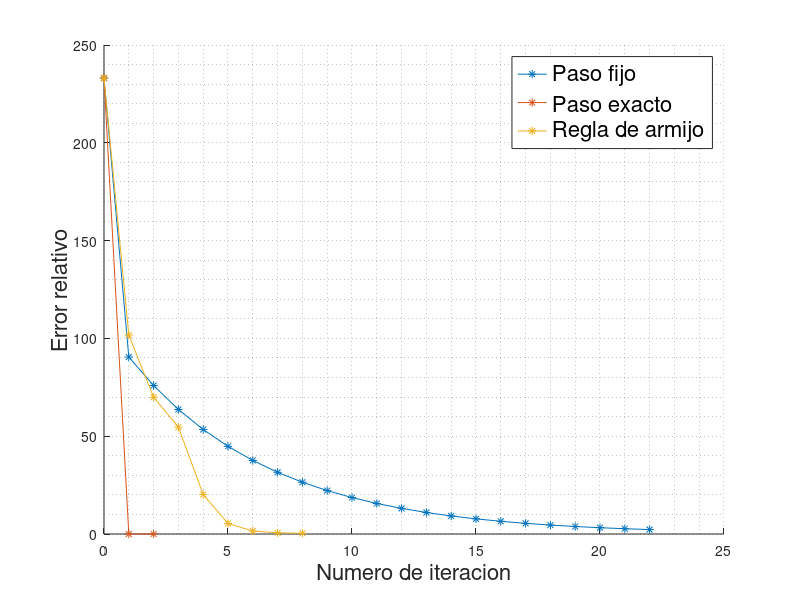
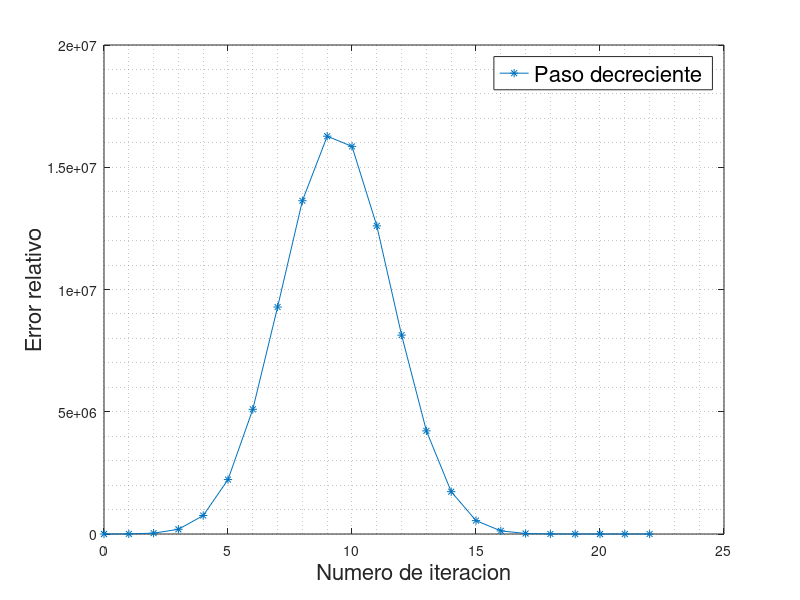

These figures' MATLAB source, in order:
## Ejercicio 4:
clc
close all
clear all

A= [-4.100000000000000000e+01 2.000000000000000000e+01;...
-4.600000000000000000e+01 -8.000000000000000000e+00;...
-5.000000000000000000e+00 -3.300000000000000000e+01;...
-5.500000000000000000e+01 1.000000000000000000e+00;...
-5.500000000000000000e+01 -6.000000000000000000e+00];

b= [8.000000000000000000e+00
5.000000000000000000e+00
-3.000000000000000000e+00
1.000000000000000000e+01
4.000000000000000000e+00];

x_min = A\b;

## Parte c - Descenso por gradiente:
#
# Datos genericos para todas las partes:
tol_f = 1e-5                ; % Tolerancia para f(x)
it_max = 5000               ; % Determino el maximo de iteraciones
x_0 = 100*rand(2,1)         ; % Punto de partida del algoritmo
grad_0 = (2*(A*x_0 - b)'*A)'; % Calculo el gradiente en x_0
f_0 = (norm(A*x_0 -b))^2    ; % calculo el valor funcional de x_0
var_0 = tol_f + 1           ; % Aseguro que var > tol la primera vez
rel_error_0 = norm(x_min - x_0)/norm(x_min) ; 

# --> a) paso fijo   s=1/||A||²_2
#
# Variables que dependen de cada caso:
s_a = 1/(2*norm(A)^2)         ; % Defino el paso
it_a = 0                      ; % Inicializo las iteraciones
x_a_hist = [x_0]              ; % inicializo la matriz de historial de posiciones
grad_a_hist = [grad_0]        ; % inicializo la matriz de almacenamiento de gradientes
var_a_hist = []               ; % inicializo la matriz de historial de variacion
var_a = var_0                 ; % Aseguro que var > tol la primera vez
rel_error_a = [rel_error_0]   ; % inicializo el vector de historial de errores relativos
iterations_a = [0]            ;

while var_a > tol_f && it_a < it_max
  it_a += 1                                 ; % Actualizo el numero de iteracion
  d_a       = -grad_a_hist(:,end)           ; % Defino direccion opuesto al gradiente
  x_a_act   = x_a_hist(:,end)               ; % Obtengo la posicion actual   
  x_a_next  = x_a_act + s_a*d_a             ; % Calculo la siguiente posicion
  grad_a_next = (2*(A*x_a_next - b)'*A)'    ; % Calculo el nuevo cetor de gradiente
  % Almaceno valores  
  x_a_hist = [x_a_hist, x_a_next]           ;
  grad_a_hist = [grad_a_hist , grad_a_next] ;
  % Calculo variacion
  f_a_act = (norm(A*x_a_act -b))^2          ;
  f_a_next = (norm(A*x_a_next -b))^2        ;
  var_a = norm(f_a_next-f_a_act)/norm(f_0)  ;
  var_a_hist = [var_a_hist, var_a]          ;
  error_a_it = norm(x_min-x_a_next)/norm(x_min) ;
  rel_error_a = [rel_error_a,error_a_it]        ;
  iterations_a = [iterations_a,it_a]            ;

endwhile

#
# --> b) paso decreciente   s=0.001*1/k
#
# Variables que dependen de cada caso:
it_b = 0                      ; % Inicializo las iteraciones
x_b_hist = [x_0]              ; % inicializo la matriz de historial de posiciones
grad_b_hist = [grad_0]        ; % inicializo la matriz de almacenamiento de gradientes
var_b_hist = []               ; % inicializo la matriz de historial de variacion
var_b = var_0                 ; % Aseguro que var > tol la primera vez
rel_error_b = [rel_error_0]   ; % inicializo el vector de historial de errores relativos
iterations_b = [0]            ;


while var_b > tol_f && it_b < it_max
  it_b += 1                                 ; % Actualizo el numero de iteracion
  s_b = 0.001/it_b                          ; % Calculo el paso
  d_b       = -grad_b_hist(:,end)           ; % Defino direccion opuesto al gradiente
  x_b_act   = x_b_hist(:,end)               ; % Obtengo la posicion actual   
  x_b_next  = x_b_act + s_b*d_b             ; % Calculo la siguiente posicion
  grad_b_next = (2*(A*x_b_next - b)'*A)'    ; % Calculo el nuevo cetor de gradiente
  % Almaceno valores  
  x_b_hist = [x_b_hist, x_b_next]           ;
  grad_b_hist = [grad_b_hist , grad_b_next] ;
  % Calculo variacion
  f_b_act = (norm(A*x_b_act -b))^2          ;
  f_b_next = (norm(A*x_b_next -b))^2        ;
  var_b = norm(f_b_next-f_b_act)/norm(f_0)  ;
  var_b_hist = [var_b_hist, var_b]          ;
  error_b_it = norm(x_min-x_b_next)/norm(x_min) ;
  rel_error_b = [rel_error_b,error_b_it]        ;
  iterations_b = [iterations_b,it_b]            ;
endwhile


#
# --> c) paso exacto (line search)   
#      - Se que x*=A\b  --> busco s: xk +sk*dk = x*
#                       --> sk= (A\b-xk)/dk
#
#
# Variables que dependen de cada caso:
it_c = 0                      ; % Inicializo las iteraciones
x_c_hist = [x_0]              ; % inicializo la matriz de historial de posiciones
grad_c_hist = [grad_0]        ; % inicializo la matriz de almacenamiento de gradientes
var_c_hist = []               ; % inicializo la matriz de historial de variacion
var_c = var_0                 ; % Aseguro que var > tol la primera vez
rel_error_c = [rel_error_0]   ; % inicializo el vector de historial de errores relativos
iterations_c = [0]            ;

while var_c > tol_f && it_c < it_max
  it_c += 1                                 ; % Actualizo el numero de iteracion
  d_c       = -grad_c_hist(:,end)           ; % Defino direccion opuesto al gradiente
  x_c_act   = x_c_hist(:,end)               ; % Obtengo la posicion actual   
  s_c = (A\b - x_c_act)/d_c                 ; % Calculo el paso
  x_c_next  = x_c_act + s_c*d_c             ; % Calculo la siguiente posicion
  grad_c_next = (2*(A*x_c_next - b)'*A)'    ; % Calculo el nuevo cetor de gradiente
  % Almaceno valores  
  x_c_hist = [x_c_hist, x_c_next]           ;
  grad_c_hist = [grad_c_hist , grad_c_next] ;
  % Calculo variacion
  f_c_act = (norm(A*x_c_act -b))^2          ;
  f_c_next = (norm(A*x_c_next -b))^2        ;
  var_c = norm(f_c_next-f_c_act)/norm(f_0)  ;
  var_c_hist = [var_c_hist, var_c]          ;
  error_c_it = norm(x_min-x_c_next)/norm(x_min) ;
  rel_error_c = [rel_error_c,error_c_it]        ;
  iterations_c = [iterations_c,it_c]            ;
endwhile


#
# --> d) regla de Armijo    
#      - Defino: sig = 0.1
#                beta = 1/5       
#      --> iterar j hasta que: f_old - f_next > - sig*b^j*s*gradF*dk
#
# Variables que dependen de cada caso:
it_d = 0                      ; % Inicializo las iteraciones
x_d_hist = [x_0]              ; % inicializo la matriz de historial de posiciones
grad_d_hist = [grad_0]        ; % inicializo la matriz de almacenamiento de gradientes
var_d_hist = []               ; % inicializo la matriz de historial de variacion
var_d = var_0                 ; % Aseguro que var > tol la primera vez
sig = 0.1                     ; % Parametro 1 de armijo
beta = 1/5                    ; % Parametro 2 de armijo
s_d = 1                       ; % Paso original
rel_error_d = [rel_error_0]   ; % inicializo el vector de historial de errores relativos
iterations_d = [0]            ;


while var_d > tol_f && it_d < it_max
  it_d += 1                                 ; % Actualizo el numero de iteracion
  d_d       = -grad_d_hist(:,end)           ; % Defino direccion opuesto al gradiente
  x_d_act   = x_d_hist(:,end)               ; % Obtengo la posicion actual 
  j = 1                                     ; % iterador de armijo
  gan = -sig*beta^(j)*s_d*d_d'*d_d          ; % Ganancia si fuera lineal
  x_d_next_j = x_d_act + beta^(j)*s_d*d_d   ; % Siguiente posicion en la iteracion j=1
  f_d_act = (norm(A*x_d_act -b))^2          ; % Valor funcional de la posicion actual
  f_d_next_j = (norm(A*x_d_next_j -b))^2    ; % Valor funcional del primer intento de armijo
  gan_real = f_d_act - f_d_next_j           ;
  while  gan_real < gan
    j += 1                                  ; % Aumento el iterador de armijo
    gan = -sig*beta^(j)*s_d*d_d'*d_d        ; % Re-calculo la ganancia
    x_d_next_j = x_d_act + beta^(j)*s_d*d_d ; % Siguiente posicion en la iteracion
    f_d_next_j = (norm(A*x_d_next_j -b))^2  ; % Valor funcional del primer intento de armijo
    gan_real = f_d_act - f_d_next_j         ;
  endwhile  
  x_d_next  = x_d_next_j                    ; % Defino la posicion
  grad_d_next = (2*(A*x_d_next - b)'*A)'    ; % Calculo el nuevo cetor de gradiente
  % Almaceno valores  
  x_d_hist = [x_d_hist, x_d_next]           ;
  grad_d_hist = [grad_d_hist , grad_d_next] ;
  % Calculo variacion
  f_d_next = f_d_next_j                     ;
  var_d = norm(f_d_next-f_d_act)/norm(f_0)  ;
  var_d_hist = [var_d_hist, var_d]          ;
  error_d_it = norm(x_min-x_d_next)/norm(x_min) ;
  rel_error_d = [rel_error_d,error_d_it]        ;
  iterations_d = [iterations_d,it_d]            ;
endwhile

figure
hold on
plot(iterations_a,rel_error_a,'*-')
plot(iterations_c,rel_error_c,'*-')
plot(iterations_d,rel_error_d,'*-')
xl = xlabel('Numero de iteracion')
yl = ylabel('Error relativo')
lg = legend('Paso fijo','Paso exacto','Regla de armijo')
grid minor
set (xl, "fontsize", 16);
set (yl, "fontsize", 16);
set (lg, "fontsize", 16);

figure
plot(iterations_b,rel_error_b,'*-')
xl = xlabel('Numero de iteracion')
yl = ylabel('Error relativo')
lg = legend('Paso decreciente')
grid minor
set (xl, "fontsize", 16);
set (yl, "fontsize", 16);
set (lg, "fontsize", 16);



